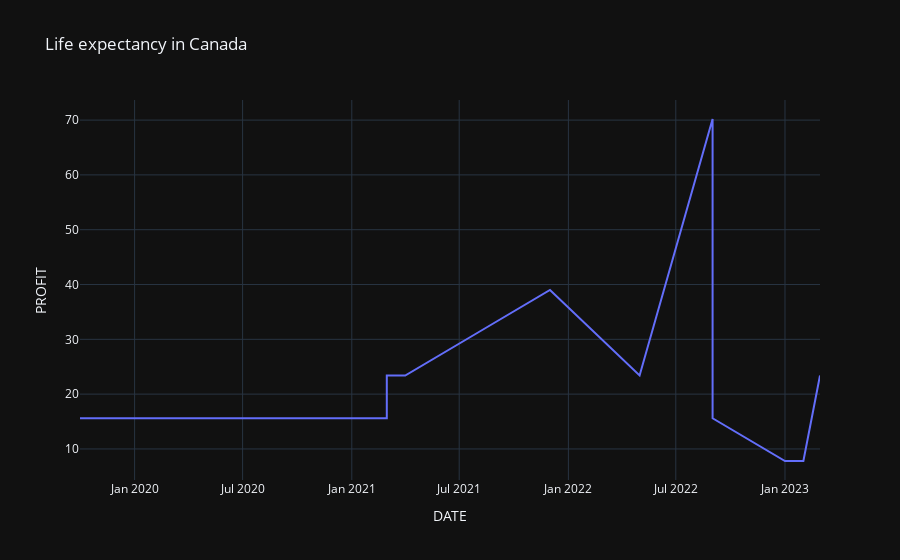

The notebook cell this image was saved under:
### Code cell
fig = px.line(dfline, x="DATE", y="PROFIT", title='Life expectancy in Canada')
fig.update_layout(template = "plotly_dark")
fig.show()

### Figure 1 — Plotly figure (JSON) as saved in the notebook; plotly's stock layout.template omitted (floating-point values rounded to 4 significant figures)
{"data": [{"hovertemplate": "DATE=%{x}<br>PROFIT=%{y}<extra></extra>", "legendgroup": "", "line": {"color": "#636efa", "dash": "solid"}, "marker": {"symbol": "circle"}, "mode": "lines", "name": "", "orientation": "v", "showlegend": false, "type": "scatter", "x": ["2019-10-01T00:00:00", "2021-03-01T00:00:00", "2021-03-01T00:00:00", "2021-04-01T00:00:00", "2021-08-01T00:00:00", "2021-12-01T00:00:00", "2022-05-01T00:00:00", "2022-09-01T00:00:00", "2022-09-01T00:00:00", "2023-01-01T00:00:00", "2023-02-01T00:00:00", "2023-03-01T00:00:00"], "xaxis": "x", "y": [15.6, 15.6, 23.4, 23.4, 31.2, 39, 23.4, 70.2, 15.6, 7.8, 7.8, 23.4], "yaxis": "y"}], "layout": {"legend": {"tracegroupgap": 0}, "title": {"text": "Life expectancy in Canada"}, "xaxis": {"anchor": "y", "domain": [0, 1], "title": {"text": "DATE"}}, "yaxis": {"anchor": "x", "domain": [0, 1], "title": {"text": "PROFIT"}}}}
